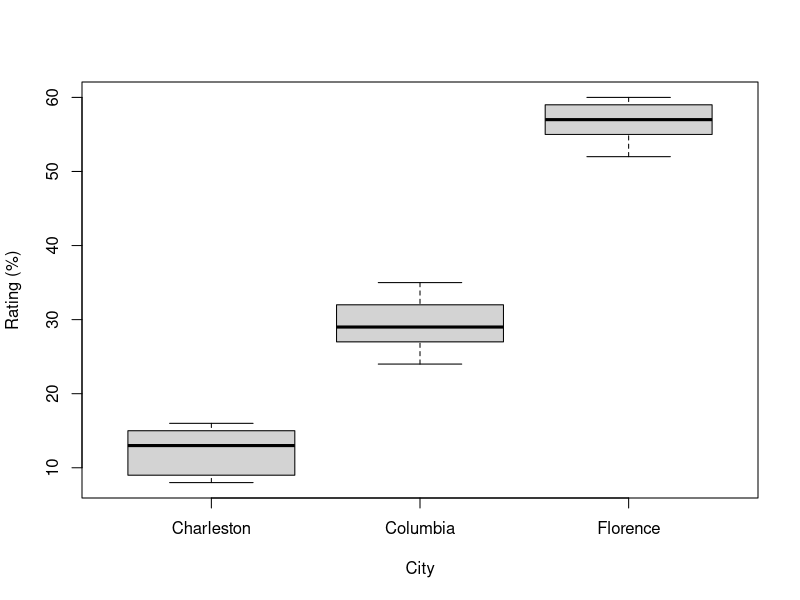

Here is the R script that generated this plot:
## ---- chunk 1
knitr::opts_chunk$set(echo = TRUE)
## ---- chunk 2
dat1 = data.frame(rating = c(13,16,8,15,9,
                             29,35,24,27,32,
                             57,59,52,55,60),
                  city = c("Charleston","Charleston","Charleston","Charleston","Charleston",
                           "Columbia","Columbia","Columbia","Columbia","Columbia",
                            "Florence","Florence","Florence","Florence","Florence"))
## ---- chunk 3
dat1
## ---- chunk 4
#Average rating for each city
tapply(X = dat1$rating, INDEX = dat1$city, FUN = mean)

#Standard deviation of rating for each city
tapply(X = dat1$rating, INDEX = dat1$city, FUN = sd)

## ---- chunk 5
boxplot(dat1$rating~dat1$city,
        ylab = "Rating (%)", xlab = "City")
## ---- chunk 6
res = aov(dat1$rating~dat1$city)
summary(res)
TukeyHSD(res)
